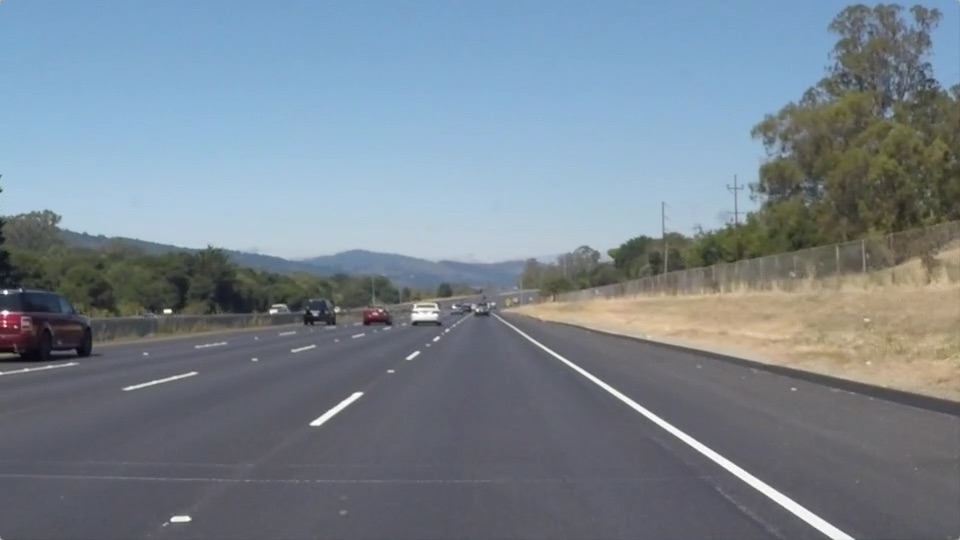
#> input picture src/v0/test_images/solidWhiteRight.jpg, 960 x 540 px
$ python _ColorRegion.py
#> lines starting #> are read from the running program, lines starting #| are printed output that depends on the picture; after the words box and inside, x2 and y2 are one past the last pixel; in counts of white or black regions, pixels touching at a corner belong together; long printed decimals are rounded
# Color Region
import matplotlib.pyplot as plt
import matplotlib.image as mpimg
import numpy as np

def printTwoFirstAndOneLas(array, name):
	print("")
	print("----------------------------------------------------------------->")
	print("las longitudes y valores del array '%s' son: " % (name))
	print(array.shape)
	print("\t" + str(array.shape[0])) # y axis
	print("\t" + str(array.shape[1])) # x axis

	if array.shape[0] > 0 and array.shape[1] > 0:
		print("The element [0][0] is:")
		print("\t" + str(array[0][0]))

	if array.shape[0] > 0 and array.shape[1] > 1:
		print("The element [0][1] are:")
		print("\t" + str(array[0][1]))

	if array.shape[0] > 2 and array.shape[1] > 1:
		print("The element [0][2] are:")
		print("\t" + str(array[0][2]))

	if array.shape[0] > 1 and array.shape[1] > 0:
		print("The element [1][0] are:")
		print("\t" + str(array[1][0]))

	if array.shape[0] > 1 and array.shape[1] > 1:
		print("The element [1][1] are:")
		print("\t" + str(array[1][1]))

	maxxlength = array.shape[0] - 1
	maxylength = array.shape[1] - 1

	if maxxlength > 0 and maxylength > 0:
		print("The last element at [%s][%s] are:" % (str(maxxlength), str(maxylength)))
		print("\t" + str(array[maxxlength][maxylength]))

# [14 lines left out: function lookForWhitePixels, not called in this run]

def getTruePointsandIndexes(booleanArray, originalIndexArray):
	print()
	print("----------------------------------------------------------------->")
	print("The dimensions of the boolean array are: %s" %(str(booleanArray.shape)))
	print("The dimensions of the original index array are: %s" %(str(originalIndexArray.shape)))
	print("Index list")
	print(booleanArray)
	np.where(booleanArray == True)
	# [7 lines of commented-out code are left out]
image = mpimg.imread('test_images/solidWhiteRight.jpg')
#> image is the input picture: shape (540, 960, 3); mean R, G, B 120.3, 132.6, 143.7

# Grab the x and y size and make a copy of the image
ysize = image.shape[0]
xsize = image.shape[1]
print('The width is: ' + str(xsize))
#| The width is: 960
print('The height is: ' + str(ysize))
#| The height is: 540
print('-----------------------')

color_select = np.copy(image)
line_image = np.copy(image)

# Define color selection criteria
# MODIFY THESE VARIABLES TO MAKE YOUR COLOR SELECTION
red_threshold = 200
green_threshold = 200
blue_threshold = 200

rgb_threshold = [red_threshold, green_threshold, blue_threshold]
#	>>>	This is getting a grayscale

# Define the vertices of a triangular mask.
# Keep in mind the origin (x=0, y=0) is in the upper left
# MODIFY THESE VALUES TO ISOLATE THE REGION
# WHERE THE LANE LINES ARE IN THE IMAGE
left_bottom = [130, 539]
right_bottom = [880, 539]
apex = [470, 295]
# left_bottom = [0, 539]
# right_bottom = [950, 539]
# apex = [470, 80]

# Perform a linear fit (y=Ax+B) to each of the three sides of the triangle
# np.polyfit returns the coefficients [A, B] of the fit
print('Left Bottom[0]: ' + str(left_bottom[0]))
print('Apex[0]: ' + str(apex[0]))
print('Left Bottom[1]: ' + str(left_bottom[1]))
print('Apex[1]: ' + str(apex[1]))

fit_left = np.polyfit((left_bottom[0], apex[0]), (left_bottom[1], apex[1]), 1)
# fit_left= np.polyfit((left_bottom[0], left_bottom[1]), (apex[0], apex[1]), 1)
fit_right = np.polyfit((right_bottom[0], apex[0]), (right_bottom[1], apex[1]), 1)
fit_bottom = np.polyfit((left_bottom[0], right_bottom[0]), (left_bottom[1], right_bottom[1]), 1)
print('After linear fit:')
print("The coeficient for the left line are: ")
print("\t" + str(fit_left))
print("The coeficient for the right line are: ")
print("\t" + str(fit_right))
print("The coeficient for the bottom line are: ")
print("\t" + str(fit_bottom))

lax = [left_bottom[0], apex[0]]
lay = [left_bottom[1], apex[1]]

plt.plot(lax, lay, 'y--', lw=4)

rax = [right_bottom[0], apex[0]]
ray = [right_bottom[1], apex[1]]

plt.plot(rax, ray, 'g--', lw=4)

bax = [left_bottom[0], right_bottom[0]]
bay = [left_bottom[1], right_bottom[1]]

plt.plot(bax, bay, 'p--', lw=4)

print()
print("Image before")
print("Image dimensions")
print(image.shape)
#| (540, 960, 3)
print("image[0][0]")
print("\t" + str(image[0][0]))
#| 	[179 196 212]
print("image[0][0][0]")
print("\t" + str(image[0][0][0]))
#| 	179
print("image[0][0][1]")
print("\t" + str(image[0][0][1]))
#| 	196
print("image[0][0][2]")
print("\t" + str(image[0][0][2]))
#| 	212

# Mask pixels below the threshold
color_thresholds = (image[:,:,0] < rgb_threshold[0]) | \
                    (image[:,:,1] < rgb_threshold[1]) | \
                    (image[:,:,2] < rgb_threshold[2])
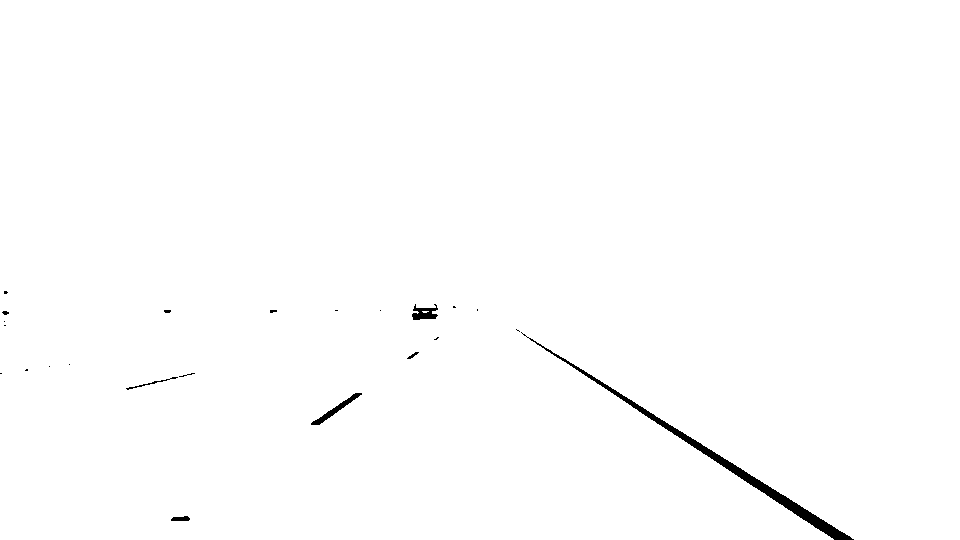
#> color_thresholds: shape (540, 960) bool; 99.4% white; 23 black regions (16 under 20 px), largest, box (x1, y1, x2, y2) and area: (521, 332, 854, 540) 2350, (311, 393, 362, 425) 291, (412, 304, 438, 320) 247
print()
print("Color Threshold")
print("Color Dimensions")
print(color_thresholds.shape)
#| (540, 960)
printTwoFirstAndOneLas(color_thresholds, "Color Thresholds")
#| (540, 960)
#| 	540
#| 	960
#| 	True
#| 	True
#| 	True
#| 	True
#| 	True
#| The last element at [539][959] are:
#| 	True

totalFalse, totalTrue = 0, 0

print()
for x in color_thresholds:
	for y in x:
		if y == False:
			totalFalse += 1
		else:
			totalTrue += 1
#> after the loop, totalFalse = 3192; totalTrue = 515208

print("False incidents: %s" % (str(totalFalse)))
#| False incidents: 3192
print("True incidents: %s" % (str(totalTrue)))
#| True incidents: 515208

# Find the region inside the lines
XX, YY = np.meshgrid(np.arange(0, xsize), np.arange(0, ysize))
print()
print('meshgrid')
print("XX.shape")
print(XX.shape)
#| (540, 960)
printTwoFirstAndOneLas(XX, "meshgrid -- XX")
#| (540, 960)
#| 	540
#| 	960
#| 	0
#| 	1
#| 	2
#| 	0
#| 	1
#| The last element at [539][959] are:
#| 	959
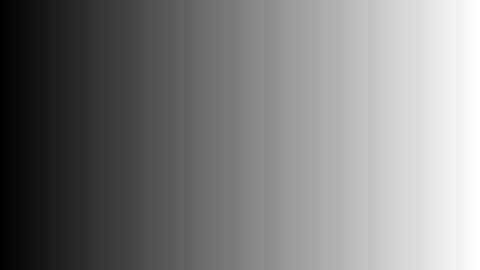
#> XX: shape (540, 960) int64 (shown at 1/2 size); min 0, max 959, mean 479.5; drawn with min black and max white

print("YY.shape")
print(YY.shape)
#| (540, 960)
printTwoFirstAndOneLas(YY, "meshgrid -- YY")
#| (540, 960)
#| 	540
#| 	960
#| 	0
#| 	0
#| 	0
#| 	1
#| 	1
#| The last element at [539][959] are:
#| 	539
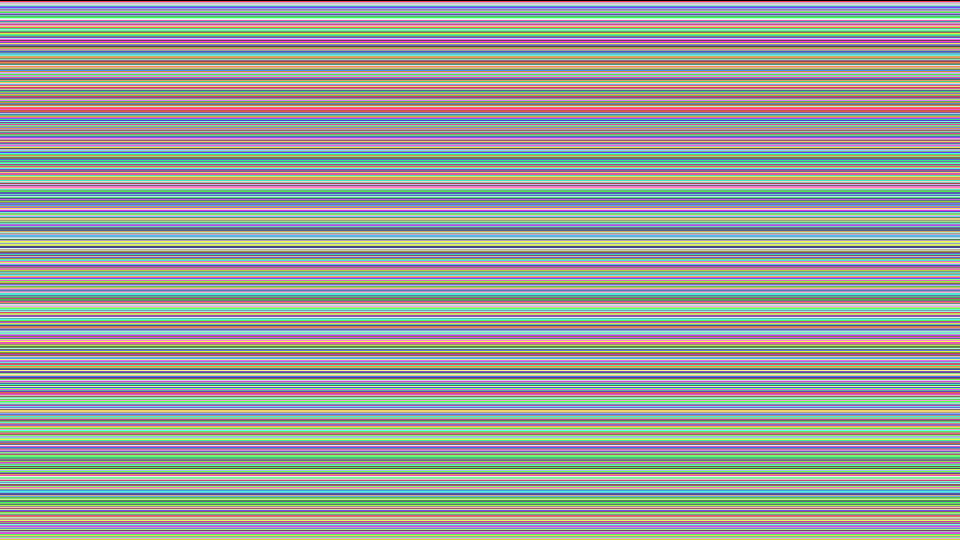
#> YY: shape (540, 960) int64; 540 distinct labels, from 0 to 539; one colour per label, 0 black

print()
print('Polynomio: ')
# print("XX*fit_left[0] + fit_left[1])")
# print(XX*fit_left[0] + fit_left[1])
polynomioleft = XX*fit_left[0] + fit_left[1]
print("polynomio.shape")
print(polynomioleft.shape)
#| (540, 960)

printTwoFirstAndOneLas(polynomioleft, "Polinomio Left [XX*fit_left[0] + fit_left[1]]")
#| (540, 960)
#| 	540
#| 	960
#| 	632.294
#| 	631.576
#| 	630.859
#| 	632.294
#| 	631.576
#| The last element at [539][959] are:
#| 	-55.929
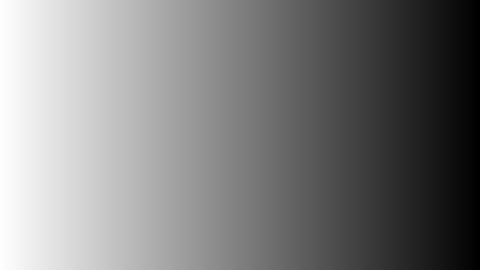
#> polynomioleft: shape (540, 960) float64 (shown at 1/2 size); min -55.93, max 632.3, mean 288.2; drawn with min black and max white

region_thresholds = (YY > (XX*fit_left[0] + fit_left[1])) & \
                    (YY > (XX*fit_right[0] + fit_right[1])) & \
                    (YY < (XX*fit_bottom[0] + fit_bottom[1]))
printTwoFirstAndOneLas(region_thresholds, "Region threshold")
#| (540, 960)
#| 	540
#| 	960
#| 	False
#| 	False
#| 	False
#| 	False
#| 	False
#| The last element at [539][959] are:
#| 	False
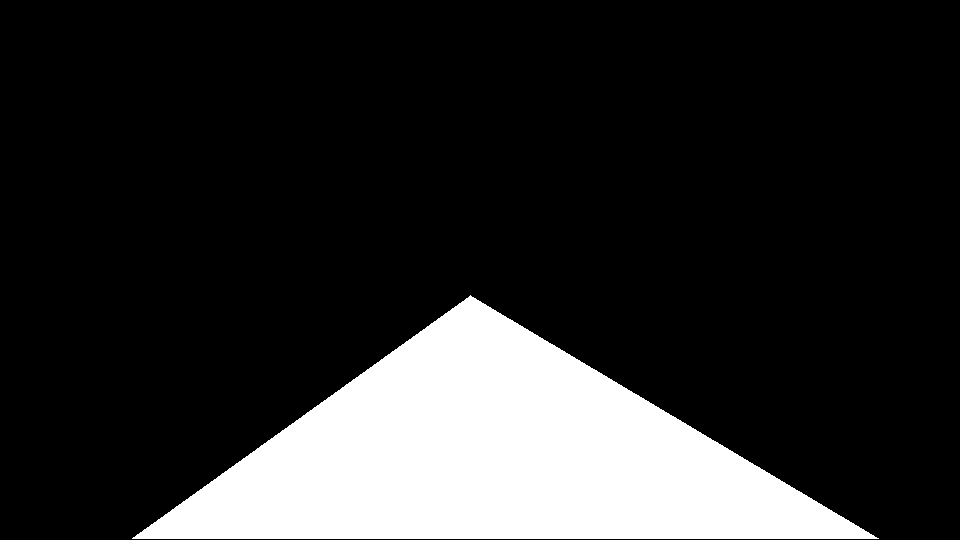
#> region_thresholds: shape (540, 960) bool; 17.6% white; 1 white region, box (x1, y1, x2, y2) and area: (132, 295, 879, 539) 91126
print("getTruePointsandIndexes")
getTruePointsandIndexes(region_thresholds, XX*fit_left[0] + fit_left[1])
#| The dimensions of the boolean array are: (540, 960)
#| The dimensions of the original index array are: (540, 960)
#> (printed output is left out)

# Mask color and region selection
# color_select[color_thresholds | ~region_thresholds] = [0, 0, 0]
color_select[region_thresholds] = [0, 0, 0]
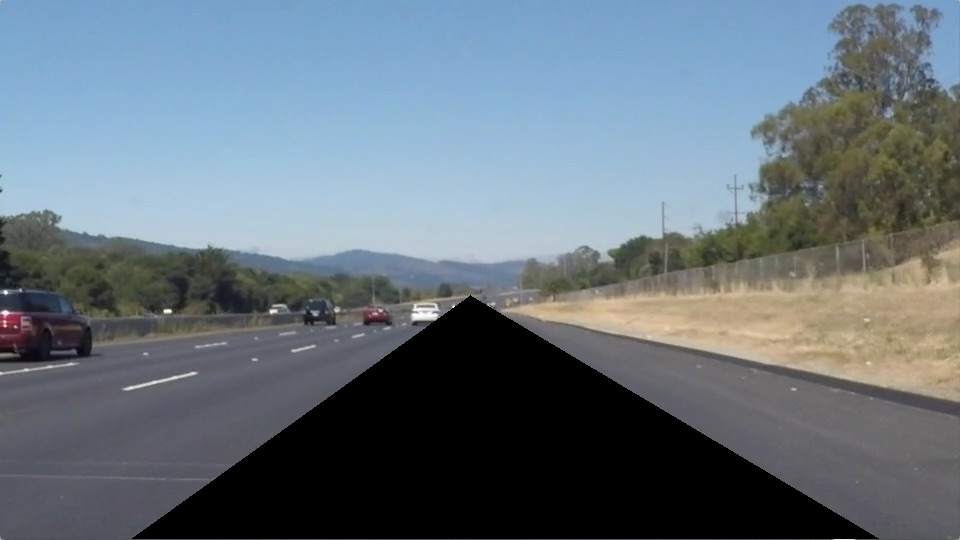
#> color_select: shape (540, 960, 3); 17.58% of pixels changed, all inside (x1, y1, x2, y2) = (132, 295, 879, 539)

# Color pixels red where both color and region selections met
# line_image[~color_thresholds & region_thresholds] = [255, 0, 0]
line_image[~color_thresholds & region_thresholds] = [255, 0, 0]
#> line_image: shape (540, 960, 3); 0.53% of pixels changed, all inside (x1, y1, x2, y2) = (171, 307, 852, 539)
printTwoFirstAndOneLas(line_image, "line image ndarray")
#| (540, 960, 3)
#| 	540
#| 	960
#| 	[179 196 212]
#| 	[140 161 178]
#| 	[132 156 180]
#| 	[140 161 180]
#| 	[143 165 186]
#| The last element at [539][959] are:
#| 	[179 180 182]

# Display the image and show region and color selections
plt.imshow(image)
x = [left_bottom[0], right_bottom[0], apex[0], left_bottom[0]]
y = [left_bottom[1], right_bottom[1], apex[1], left_bottom[1]]

# plt.plot(x, y, 'b--', lw=4)
plt.imshow(color_select)
plt.suptitle("color_select")
plt.show()
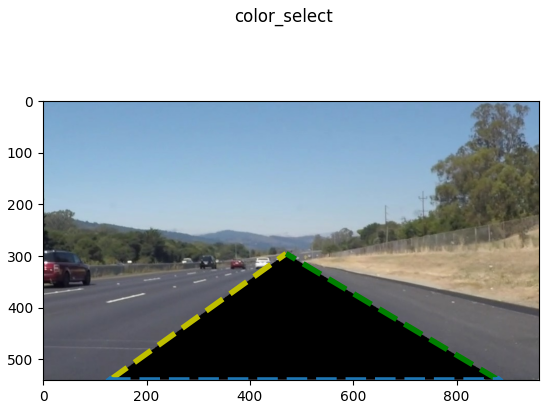
#> figure drawn by matplotlib, 1 panel

# [7 lines of commented-out code are left out]
plt.imshow(line_image)
plt.suptitle("line_image")
plt.show()

$ run again, with src/v0/test_images/solidWhiteCurve.jpg copied over src/v0/test_images/solidWhiteRight.jpg
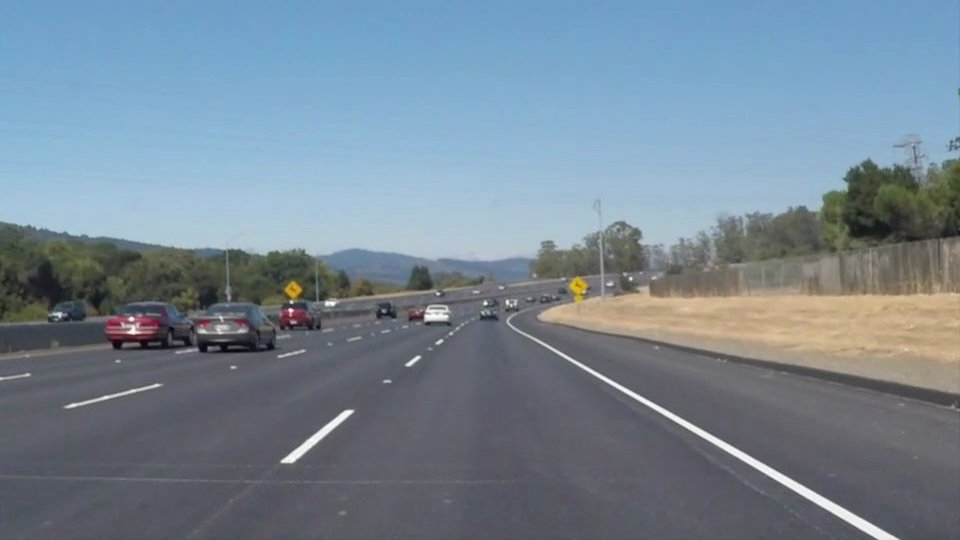
#> input picture src/v0/test_images/solidWhiteCurve.jpg, 960 x 540 px
#> image is the input picture: shape (540, 960, 3); mean R, G, B 118.5, 134.5, 148.1
#| The width is: 960
#| The height is: 540
#| (540, 960, 3)
#| 	[109 158 199]
#| 	109
#| 	158
#| 	199
#> `color_thresholds = (image[:,:,0] < rgb_threshold[0]) | \ (image[:,:,1]..`:
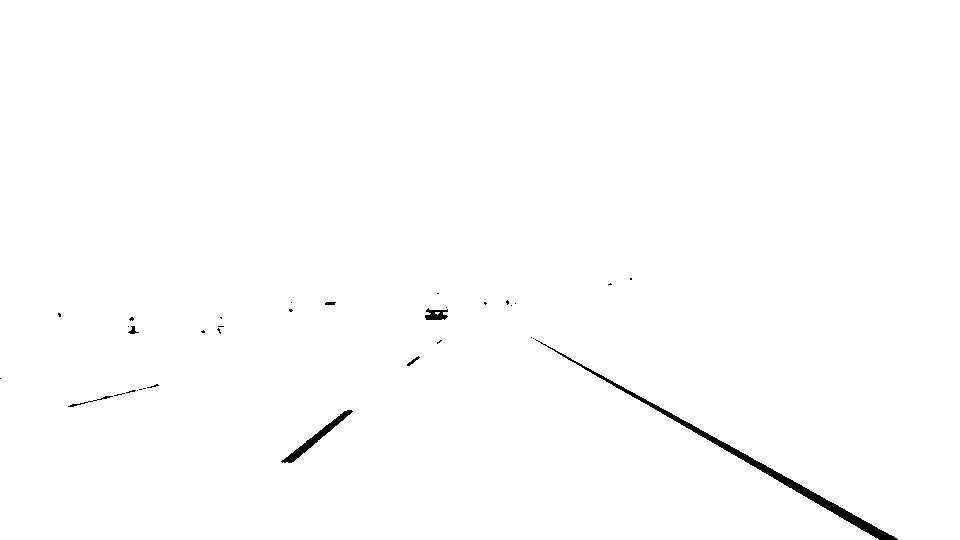
#> color_thresholds: shape (540, 960) bool; 99.4% white; 34 black regions (27 under 20 px), largest, box (x1, y1, x2, y2) and area: (535, 339, 898, 540) 2248, (281, 410, 353, 463) 560, (425, 308, 448, 320) 181
#| (540, 960)
#| (540, 960)
#| 	540
#| 	960
#| 	True
#| 	True
#| 	True
#| 	True
#| 	True
#| The last element at [539][959] are:
#| 	True
#> after the loop `for x in color_thresholds:`: totalFalse = 3315; totalTrue = 515085
#| False incidents: 3315
#| True incidents: 515085
#| (540, 960)
#| (540, 960)
#| 	540
#| 	960
#| 	0
#| 	1
#| 	2
#| 	0
#| 	1
#| The last element at [539][959] are:
#| 	959
#| (540, 960)
#| (540, 960)
#| 	540
#| 	960
#| 	0
#| 	0
#| 	0
#| 	1
#| 	1
#| The last element at [539][959] are:
#| 	539
#> YY: shape (540, 960) int64; 540 distinct labels, from 0 to 539
#| (540, 960)
#| (540, 960)
#| 	540
#| 	960
#| 	632.294
#| 	631.576
#| 	630.859
#| 	632.294
#| 	631.576
#| The last element at [539][959] are:
#| 	-55.929
#| (540, 960)
#| 	540
#| 	960
#| 	False
#| 	False
#| 	False
#| 	False
#| 	False
#| The last element at [539][959] are:
#| 	False
#> region_thresholds: shape (540, 960) bool; 17.6% white; 1 white region, box (x1, y1, x2, y2) and area: (132, 295, 879, 539) 91126
#| The dimensions of the boolean array are: (540, 960)
#| The dimensions of the original index array are: (540, 960)
#> (printed output is left out)
#> color_select: shape (540, 960, 3); 17.58% of pixels changed, all inside (x1, y1, x2, y2) = (132, 295, 879, 539)
#> line_image: shape (540, 960, 3); 0.3% of pixels changed, all inside (x1, y1, x2, y2) = (281, 304, 879, 539)
#| (540, 960, 3)
#| 	540
#| 	960
#| 	[109 158 199]
#| 	[109 158 199]
#| 	[109 158 199]
#| 	[109 158 199]
#| 	[109 158 199]
#| The last element at [539][959] are:
#| 	[74 76 88]
#> `plt.show()`:
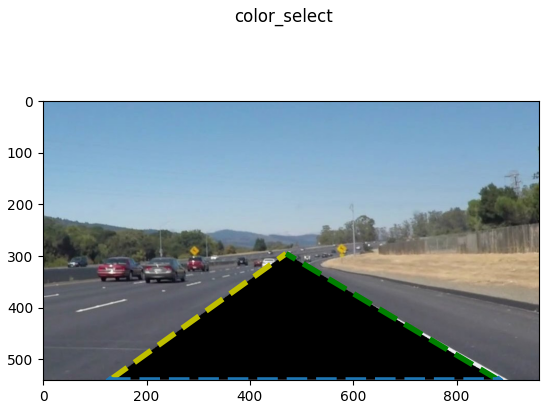
#> figure drawn by matplotlib, 1 panel

$ run again, with src/v0/test_images/solidYellowCurve.jpg copied over src/v0/test_images/solidWhiteRight.jpg
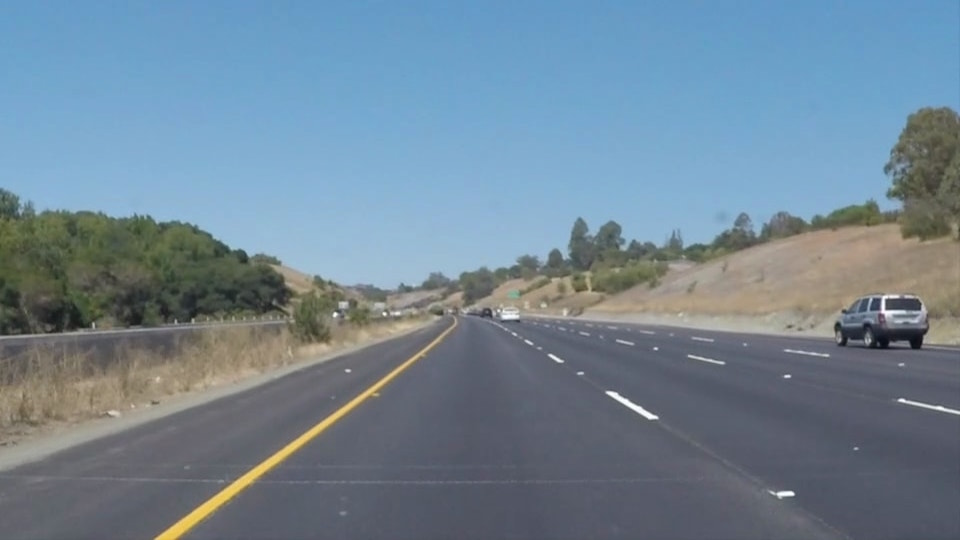
#> input picture src/v0/test_images/solidYellowCurve.jpg, 960 x 540 px
#> image is the input picture: shape (540, 960, 3); mean R, G, B 113, 133.4, 149
#| The width is: 960
#| The height is: 540
#| (540, 960, 3)
#| 	[102 156 202]
#| 	102
#| 	156
#| 	202
#> `color_thresholds = (image[:,:,0] < rgb_threshold[0]) | \ (image[:,:,1]..`:
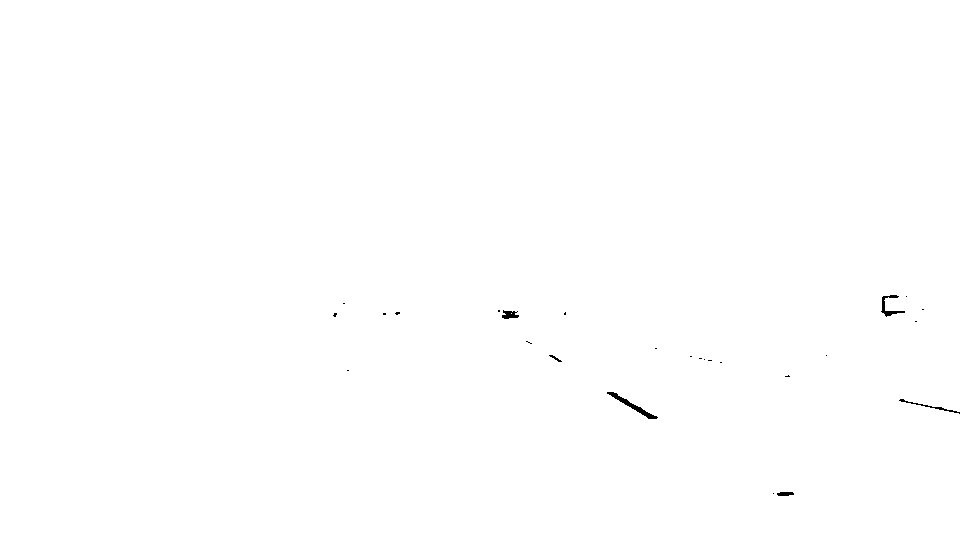
#> color_thresholds: shape (540, 960) bool; 99.9% white; 26 black regions (20 under 20 px), largest, box (x1, y1, x2, y2) and area: (607, 392, 658, 419) 245, (881, 295, 905, 317) 150, (899, 399, 960, 414) 105, (502, 310, 519, 319) 100, (777, 492, 794, 496) 58, (549, 355, 562, 362) 29
#| (540, 960)
#| (540, 960)
#| 	540
#| 	960
#| 	True
#| 	True
#| 	True
#| 	True
#| 	True
#| The last element at [539][959] are:
#| 	True
#> after the loop `for x in color_thresholds:`: totalFalse = 761; totalTrue = 517639
#| False incidents: 761
#| True incidents: 517639
#| (540, 960)
#| (540, 960)
#| 	540
#| 	960
#| 	0
#| 	1
#| 	2
#| 	0
#| 	1
#| The last element at [539][959] are:
#| 	959
#| (540, 960)
#| (540, 960)
#| 	540
#| 	960
#| 	0
#| 	0
#| 	0
#| 	1
#| 	1
#| The last element at [539][959] are:
#| 	539
#> YY: shape (540, 960) int64; 540 distinct labels, from 0 to 539
#| (540, 960)
#| (540, 960)
#| 	540
#| 	960
#| 	632.294
#| 	631.576
#| 	630.859
#| 	632.294
#| 	631.576
#| The last element at [539][959] are:
#| 	-55.929
#| (540, 960)
#| 	540
#| 	960
#| 	False
#| 	False
#| 	False
#| 	False
#| 	False
#| The last element at [539][959] are:
#| 	False
#> region_thresholds: shape (540, 960) bool; 17.6% white; 1 white region, box (x1, y1, x2, y2) and area: (132, 295, 879, 539) 91126
#| The dimensions of the boolean array are: (540, 960)
#| The dimensions of the original index array are: (540, 960)
#> (printed output is left out)
#> color_select: shape (540, 960, 3); 17.58% of pixels changed, all inside (x1, y1, x2, y2) = (132, 295, 879, 539)
#> line_image: shape (540, 960, 3); 0.07% of pixels changed, all inside (x1, y1, x2, y2) = (502, 315, 794, 496)
#| (540, 960, 3)
#| 	540
#| 	960
#| 	[102 156 202]
#| 	[102 156 202]
#| 	[102 156 202]
#| 	[102 156 202]
#| 	[102 156 202]
#| The last element at [539][959] are:
#| 	[71 77 89]
#> `plt.show()`:
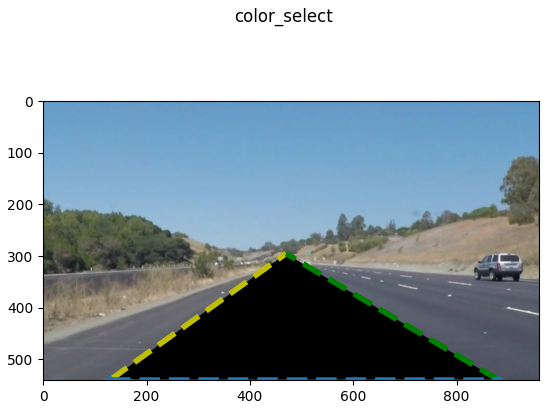
#> figure drawn by matplotlib, 1 panel
